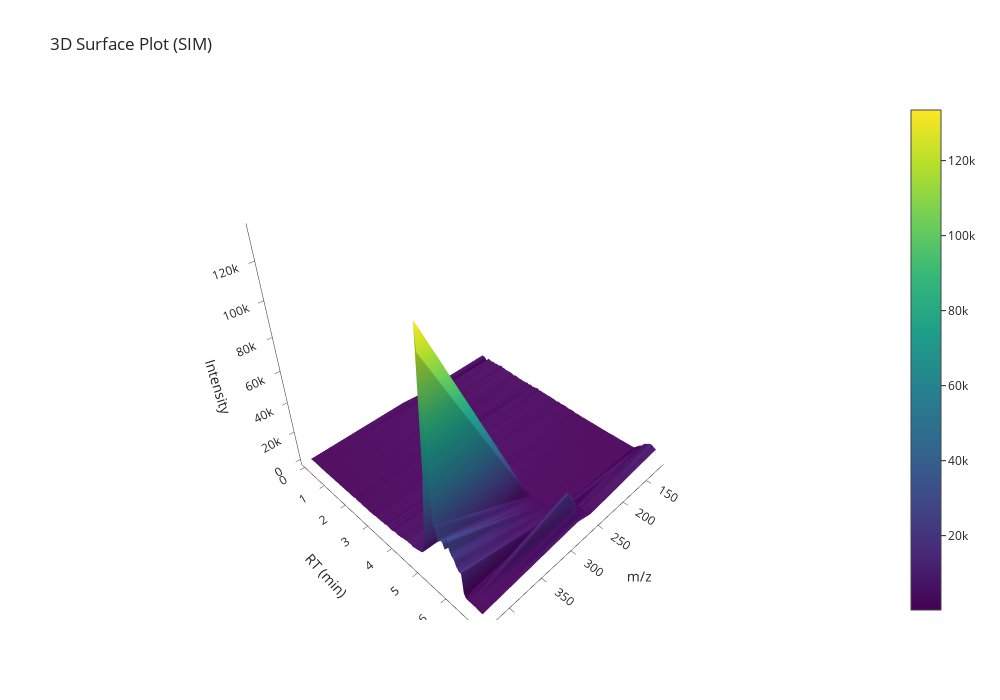

Here is the notebook cell this chart was saved with:
### Code cell
# 3D plots (mz/rt/intensity)
analyses.plot_3d(indices = 0)

### Figure 1 — Plotly figure (JSON) as saved in the notebook; plotly's stock layout.template omitted (floating-point values rounded to 4 significant figures; data arrays with more than 128 entries replaced by an {"elided": "..."} marker saying what was removed)
{"data": [{"hovertemplate": "<b>index</b>: 0<br><b>name</b>: 001-D2F-B1-Flush<br><b>path</b>: C:/Users/Sandeep/Desktop/Error-LC/Method-Data\\250613_Mix-1_10x10ng-mL 2025-06-13 14-40-12\\001-D2F-B1-Flush.D<br><b>batch</b>: 250613_Mix-1_10x10ng-mL 2025-06-13 14-40-12<br><b>batch_position</b>: 1<br><b>idle_time</b>: 0<br><b>sample</b>: Flush<br><b>method</b>: error_lc<br><b>timestamp</b>: 2025-06-13 14:40:19<br><b>unit</b>: None<br><b>instrument</b>: None<br><b>signal</b>: None<br><b>date</b>: 13 Jun 25   2:43 pm +0100<br><b>detector</b>: MS<br><b>pump</b>: G7167B<br><b>vial_position</b>: D2F-B1><br><b>start_time</b>: 2025-06-13 14:40:21<br><b>end_time</b>: 2025-06-13 14:50:32<br><b>runtime</b>: 416.119<br><b>Intensity:</b> %{z}<br><b>RT:</b> %{y}<br><b>m/z:</b> %{x}<extra></extra>", "name": "001-D2F-B1-Flush (Flush)", "text": "<b>index</b>: 0<br><b>name</b>: 001-D2F-B1-Flush<br><b>path</b>: C:/Users/Sandeep/Desktop/Error-LC/Method-Data\\250613_Mix-1_10x10ng-mL 2025-06-13 14-40-12\\001-D2F-B1-Flush.D<br><b>batch</b>: 250613_Mix-1_10x10ng-mL 2025-06-13 14-40-12<br><b>batch_position</b>: 1<br><b>idle_time</b>: 0<br><b>sample</b>: Flush<br><b>method</b>: error_lc<br><b>timestamp</b>: 2025-06-13 14:40:19<br><b>unit</b>: None<br><b>instrument</b>: None<br><b>signal</b>: None<br><b>date</b>: 13 Jun 25   2:43 pm +0100<br><b>detector</b>: MS<br><b>pump</b>: G7167B<br><b>vial_position</b>: D2F-B1><br><b>start_time</b>: 2025-06-13 14:40:21<br><b>end_time</b>: 2025-06-13 14:50:32<br><b>runtime</b>: 416.119", "type": "surface", "x": [120, 254, 278, 429], "y": [0.05167, 0.1262, 0.2008, 0.2754, 0.3499, 0.4245, 0.4991, 0.5737, 0.6482, 0.7228, 0.7974, 0.872, 0.9465, 1.021, 1.096, 1.17, 1.245, 1.319, 1.394, 1.469, 1.543, 1.618, 1.692, 1.767, 1.841, 1.916, 1.991, 2.065, 2.14, 2.214, 2.289, 2.363, 2.438, 2.513, 2.587, 2.662, 2.736, 2.811, 2.885, 2.96, 3.035, 3.109, 3.184, 3.258, 3.333, 3.407, 3.482, 3.557, 3.631, 3.706, 3.78, 3.855, 3.929, 4.004, 4.079, 4.153, 4.228, 4.302, 4.377, 4.451, 4.526, 4.601, 4.675, 4.75, 4.824, 4.899, 4.973, 5.048, 5.123, 5.197, 5.272, 5.346, 5.421, 5.496, 5.57, 5.645, 5.719, 5.794, 5.868, 5.943, 6.018, 6.092, 6.167, 6.241, 6.316, 6.39, 6.465, 6.54, 6.614, 6.689, 6.763, 6.838, 6.912, 6.987], "z": {"elided": "94x4 int values"}}], "layout": {"height": 700, "scene": {"xaxis": {"title": {"text": "m/z"}}, "yaxis": {"title": {"text": "RT (min)"}}, "zaxis": {"title": {"text": "Intensity"}}}, "title": {"text": "3D Surface Plot (SIM)"}, "width": 1000}}
